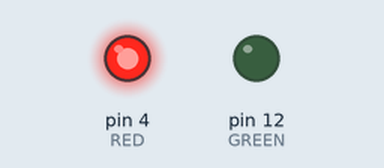
The sketch below on a simulated Arduino Uno, built with avr-gcc and run on an emulated ATmega328P. Parts: output pins drawn as LEDs (lit = HIGH).

Above: at 2.5 s.
At 6.5 s:
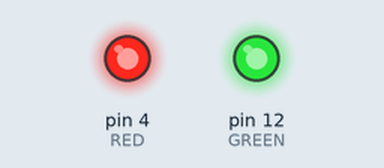
At 11.0 s:
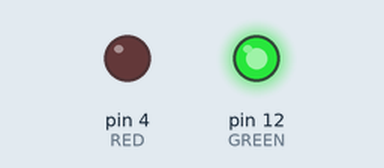
Timing chart, 0 to 26.0 s (numbered marks = the images above):
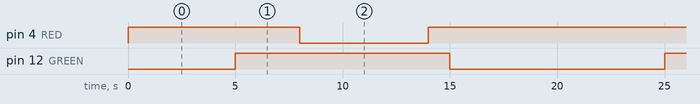

Measured:
- by itself, pin 4 (RED): repeats every 20.0 s: LOW 6.0 s, HIGH 14.0 s
- by itself, pin 12 (GREEN): alternates HIGH for 10.0 s and LOW for 10.0 s
- by itself, everything shown: repeats every 20.0 s, in 6 steps

The sketch:

TRAFFIC_SIGNALS.ino
```cpp
#define RED 4
#define GREEN 12
void setup() {
  pinMode(RED,OUTPUT);
  pinMode(GREEN,OUTPUT);

  // put your setup code here, to run once:

}

void loop() {
  digitalWrite(RED,HIGH);
  delay(5000);
  digitalWrite(RED,LOW);

   digitalWrite(RED,HIGH);
   digitalWrite(GREEN,HIGH);
  delay(3000);
  digitalWrite(RED,LOW);
  digitalWrite(GREEN,LOW);

  digitalWrite(GREEN,HIGH);
  delay(6000);
  digitalWrite(GREEN,LOW);

   digitalWrite(RED,HIGH);
   digitalWrite(GREEN,HIGH);
  delay(1000);
  digitalWrite(RED,LOW);
  digitalWrite(GREEN,LOW);

  digitalWrite(RED,HIGH);
  delay(5000);
  digitalWrite(RED,LOW);

  // put your main code here, to run repeatedly:

}
```
